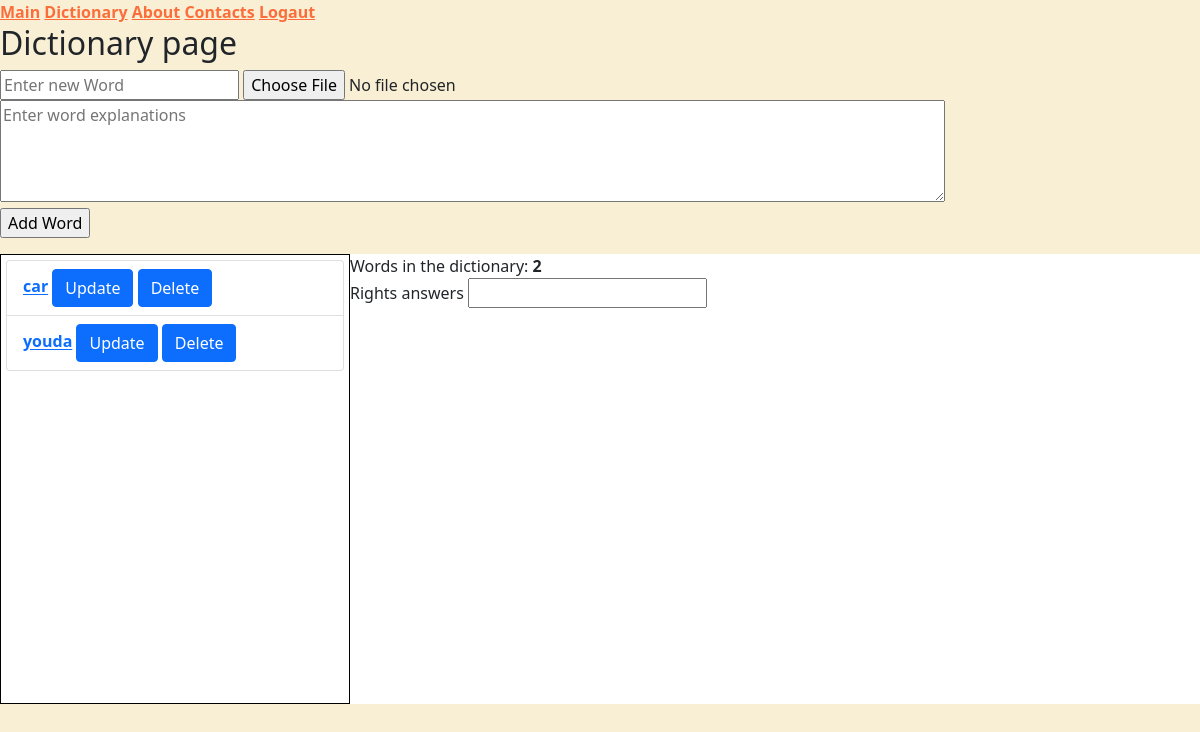
/dictionary/ (signed in), run on an earlier commit of the app's database.
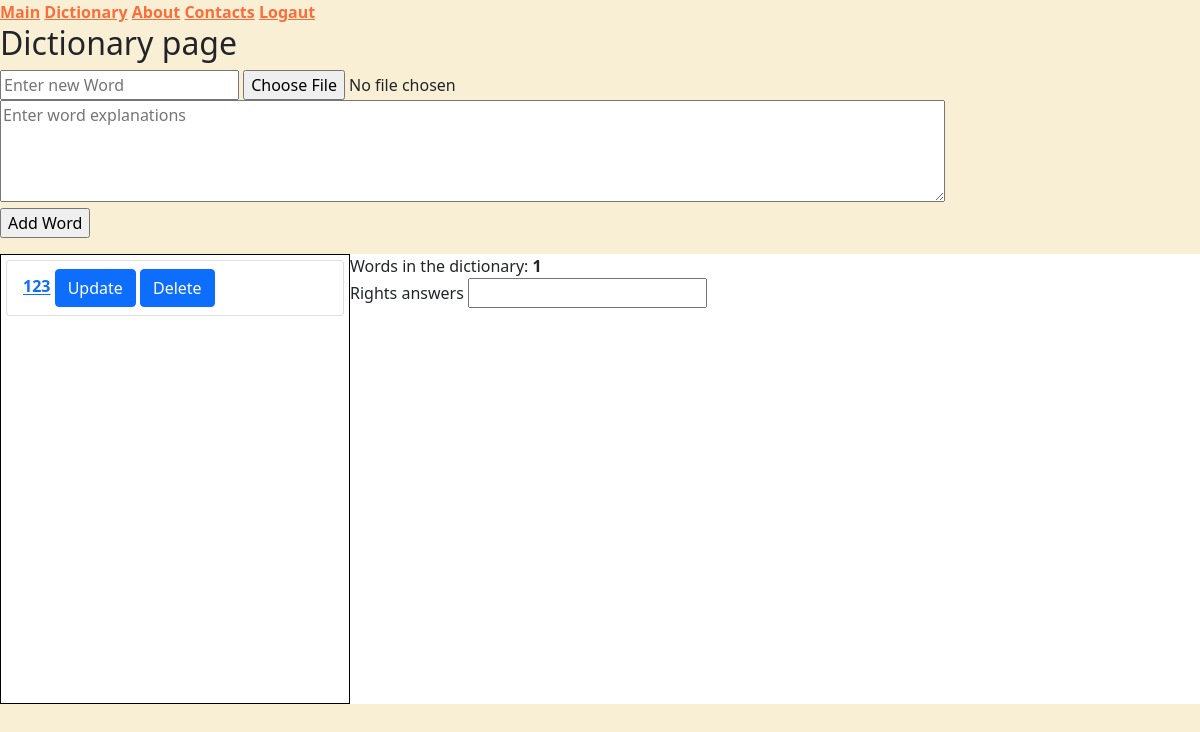
And on a later commit of the database.
### main/models.py (models this page shows, shortened)
class Word(models.Model):
    word = models.CharField(max_length=200)
    image = models.ImageField(
    upload_to='../images/', default='../images/default.jpg', blank=True
    )
    translation = models.CharField(max_length=500)
    right_ansver = models.DecimalField(max_digits = 2, decimal_places = 0, default=0)
    def get_absolute_url(self):
        return reverse('word-detail', kwargs={'pk':self.pk})#f"/products/{self.id}/"

### main/views.py (the view)
# urls.py: path('dictionary/', list_and_create, name='dictionary'),
def list_and_create(request):
    form = WordModelForm(request.POST, request.FILES or None)
    if request.method == 'POST' and form.is_valid():
        form.save()
        form = WordModelForm()
        return HttpResponseRedirect(reverse("dictionary"))
    objects = Word.objects.all().order_by('-id')
    len_dict = len(list(objects))
    return render(request, 'main/dictionary.html', {
    'object_list': objects,
    'form1': form,
    'len_dict' : len_dict
    })

### main/forms.py
class WordModelForm(forms.ModelForm):
    word = forms.CharField(widget=forms.TextInput(attrs={"placeholder": "Enter new Word"}))
    translation = forms.CharField(
        required=False,
        widget=forms.Textarea(
            attrs={
                "placeholder": "Enter word explanations",
                'class': "taxt_area_form",
                'rows':4,
                'cols': 100,
                }
            )
        )
    class Meta:
        model = Word
        fields = [
            'word',
            'image',
            'translation'
        ]

### main/templates/main/dictionary.html (shortened to what this page needs)
{% extends 'main/base.html' %}
{% block content %}
<h2> Dictionary page </h2>
<form action="." method="POST" enctype="multipart/form-data">
    {{ form1.word }}
    {{ form1.image }}
    {{ form1.translation }}
    <p><input type="submit" value="Add Word"/></p>
</form>
    <div class="dic_main_section">
      <div class="dic_list">
         <ul class="list-group">
          {% for instance in object_list %}
                <li class="list-group-item">
                  <a href="{{ instance.get_absolute_url }}">{{ instance.word }}</a>
                  <a class="btn btn-primary" href="{% url 'word-update' instance.pk %}" role="button">Update</a>
                   <button  onclick="delete_w_JS({{instance.pk}})" class="btn btn-primary">Delete</button>
                </li>
          {% endfor %}
        </ul>
      </div>
      <div class="">
        <div class="">
          Words in the dictionary: <b>{{ len_dict }}</b>
        </div>
        <div class="">
          Rights answers
          <input type="text" name="right_number" />
        </div>
      </div>
    </div>
{% endblock  %}

### main/templates/main/base.html (shortened to what this page needs)
{% load static %}
<!DOCTYPE html>
<html lang="en">
<head>
    <link href="https://cdn.jsdelivr.net/npm/bootstrap@5.0.0-beta3/dist/css/bootstrap.min.css" rel="stylesheet">
    <link rel="stylesheet" type= "text/css" href="{% static '/css/styles.css' %}">
</head>
<body>
    <div class="">
    {% if user.is_authenticated %}
      {% include 'main/nav_bar.html' %}
      {% block content %}
      {% endblock %}
    {% endif  %}
    </div>
</body>
</html>

### main/templates/main/nav_bar.html
<nav>
    <div class="nav_bar">
        <a class="nav_bar_link" href="{% url 'main' %}">Main</a>
        <a class="nav_bar_link" href="{% url 'dictionary' %}">Dictionary</a>
        <a class="nav_bar_link" href="{% url 'about' %}">About</a>
        <a class="nav_bar_link" href="{% url 'contacts' %}">Contacts</a>
        <a class="nav_bar_link" href="{% url 'logout' %}">Logaut</a>
    </div>
</nav>

### static/css/styles.css (style rules this page uses)
body { background-color: #F8EFD4; }
.dic_main_section { background-color: #fff; display: flex; flex-direction: row; }
.dic_list { color: #000; font-weight: bold; overflow: scroll; width: 350px; height: 450px; padding: 5px; border: solid 1px black; }
.nav_bar_link { font-weight: bold; color: #fb6d3a; }

What changed in the data, as far as the page shows it:
removed Word: word "car"
removed Word: word "youda"
added Word: word "123"
Also different on the page:
{{ len_dict }}: "2" → "1"
